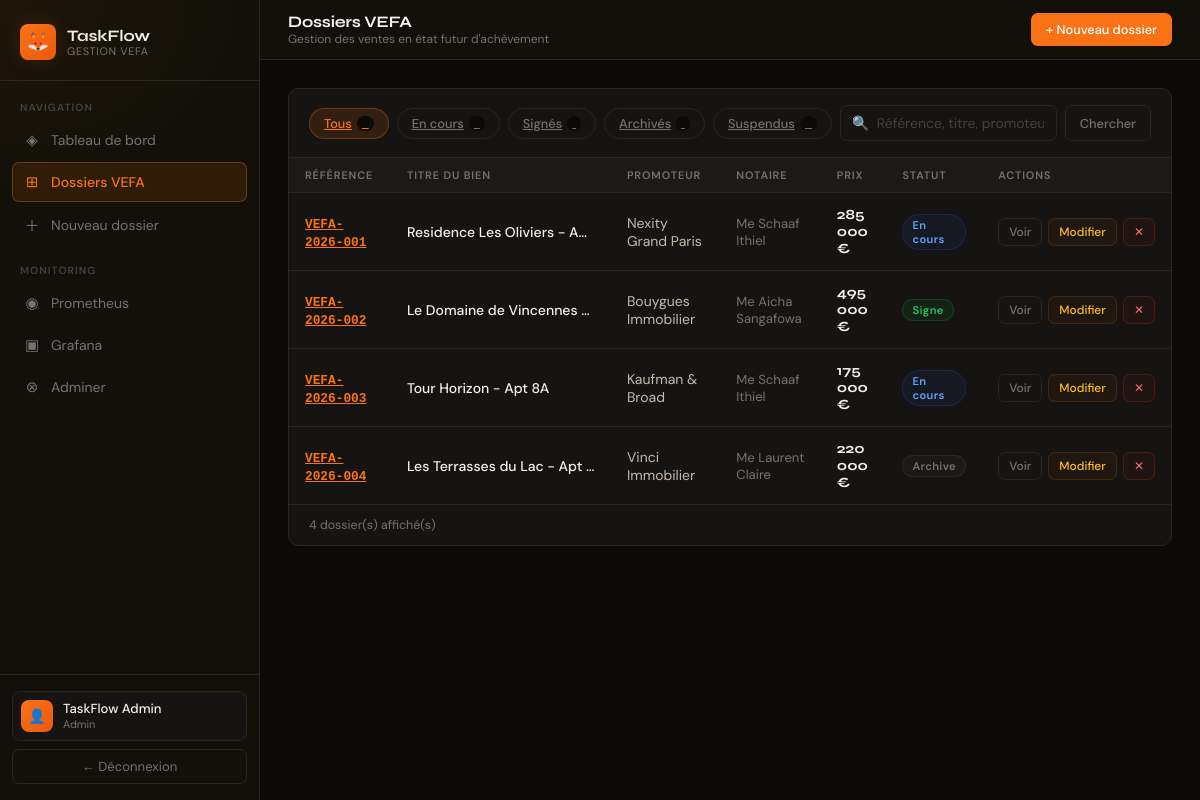
Page /dossiers.php (signed in) on the committed database.
### tables this page shows
CREATE TABLE IF NOT EXISTS dossiers (
    id INT AUTO_INCREMENT PRIMARY KEY,
    reference VARCHAR(50) NOT NULL UNIQUE,
    titre VARCHAR(200) NOT NULL,
    promoteur VARCHAR(150) NOT NULL,
    notaire VARCHAR(150) NOT NULL,
    reservataire VARCHAR(150) NOT NULL,
    bien_description TEXT,
    prix_vente DECIMAL(15,2),
    statut ENUM('en_cours', 'signe', 'archive', 'suspendu') DEFAULT 'en_cours',
    date_signature DATE,
    created_by INT,
    created_at TIMESTAMP DEFAULT CURRENT_TIMESTAMP,
    updated_at TIMESTAMP DEFAULT CURRENT_TIMESTAMP ON UPDATE CURRENT_TIMESTAMP,
    FOREIGN KEY (created_by) REFERENCES utilisateurs(id)
);

### public/dossiers.php (the view, shortened to what this page needs)
<?php
$db = getDB();
$statut_filter = $_GET['statut'] ?? '';
$search        = trim($_GET['q'] ?? '');
$counts = [];
foreach (['', 'en_cours', 'signe', 'archive', 'suspendu'] as $s) {
    $q = $s ? "SELECT COUNT(*) FROM dossiers WHERE statut=?" : "SELECT COUNT(*) FROM dossiers";
    $st = $db->prepare($q);
    $s ? $st->execute([$s]) : $st->execute([]);
    $counts[$s] = $st->fetchColumn();
}
$where = []; $params = [];
$sql = "SELECT * FROM dossiers" . ($where ? " WHERE " . implode(" AND ", $where) : "") . " ORDER BY created_at DESC";
$stmt = $db->prepare($sql);
$stmt->execute($params);
$dossiers = $stmt->fetchAll();
?>
<!DOCTYPE html>
<html lang="fr">
<head>
    <link rel="stylesheet" href="layout.css">
</head>
<body>
<aside class="sidebar">
    <div class="sb-brand">
        <div class="sb-icon">🦊</div>
        <div class="sb-brand-text">
            <div class="sb-name">TaskFlow</div>
            <div class="sb-sub">Gestion VEFA</div>
        </div>
    </div>
    <div class="sb-section">
        <div class="sb-section-label">Navigation</div>
        <a href="dashboard.php" class="nav-item"><span class="nav-icon">◈</span> Tableau de bord</a>
        <a href="dossiers.php" class="nav-item active"><span class="nav-icon">⊞</span> Dossiers VEFA</a>
        <a href="nouveau_dossier.php" class="nav-item"><span class="nav-icon">＋</span> Nouveau dossier</a>
        <div style="height:16px"></div>
        <div class="sb-section-label">Monitoring</div>
        <a href="http://localhost:9090" target="_blank" class="nav-item"><span class="nav-icon">◉</span> Prometheus</a>
        <a href="http://localhost:3000" target="_blank" class="nav-item"><span class="nav-icon">▣</span> Grafana</a>
        <a href="http://localhost:9082" target="_blank" class="nav-item"><span class="nav-icon">⊗</span> Adminer</a>
    </div>
    <div class="sb-footer">
        <div class="sb-user">
            <div class="sb-avatar">👤</div>
            <div>
                <div class="sb-user-name"><?= htmlspecialchars($_SESSION['user_nom']) ?></div>
                <div class="sb-user-role"><?= htmlspecialchars($_SESSION['user_role']) ?></div>
            </div>
        </div>
        <a href="logout.php" class="btn-logout">← Déconnexion</a>
    </div>
</aside>
<div class="main">
    <div class="topbar">
        <div class="topbar-left">
            <h1>Dossiers VEFA</h1>
            <p>Gestion des ventes en état futur d'achèvement</p>
        </div>
        <a href="nouveau_dossier.php" class="btn btn-primary">+ Nouveau dossier</a>
    </div>
    <div class="content">
        <div class="card">
            <div class="card-header">
                <div class="filter-bar" style="margin-bottom:0">
                    <?php
                    $filters = [
                        '' => 'Tous', 'en_cours' => 'En cours',
                        'signe' => 'Signés', 'archive' => 'Archivés', 'suspendu' => 'Suspendus'
                    ];
                    foreach ($filters as $val => $label):
                    ?>
                    <a href="?statut=<?= $val ?><?= $search ? '&q='.urlencode($search) : '' ?>"
                       class="filter-btn <?= $statut_filter === $val ? 'active' : '' ?>">
                        <?= $label ?>
                        <span class="filter-count"><?= $counts[$val] ?></span>
                    </a>
                    <?php endforeach; ?>
                </div>
                <form method="GET" style="display:flex;gap:8px">
                    <div class="search-wrap">
                        <span class="search-icon">🔍</span>
                        <input class="search-input" type="text" name="q" value="<?= htmlspecialchars($search) ?>" placeholder="Référence, titre, promoteur...">
                    </div>
                    <button type="submit" class="btn btn-ghost">Chercher</button>
                </form>
            </div>
            <?php if (empty($dossiers)): ?>
                <div class="empty-state">
                    <div class="empty-icon">📂</div>
                    <p>Aucun dossier trouvé<?= $search ? " pour « $search »" : '' ?>.</p>
                </div>
            <?php else: ?>
            <div class="table-wrap">
                <table>
                    <thead>
                        <tr>
                            <th>Référence</th>
                            <th>Titre du bien</th>
                            <th>Promoteur</th>
                            <th>Notaire</th>
                            <th>Prix</th>
                            <th>Statut</th>
                            <th>Actions</th>
                        </tr>
                    </thead>
                    <tbody>
                    <?php foreach ($dossiers as $d): ?>
                        <tr>
                            <td><a href="voir_dossier.php?id=<?= $d['id'] ?>" class="td-ref"><?= htmlspecialchars($d['reference']) ?></a></td>
                            <td class="td-title" style="max-width:220px;overflow:hidden;text-overflow:ellipsis;white-space:nowrap"><?= htmlspecialchars($d['titre']) ?></td>
                            <td style="color:var(--text2)"><?= htmlspecialchars($d['promoteur']) ?></td>
                            <td style="color:var(--muted);font-size:0.82rem"><?= htmlspecialchars($d['notaire']) ?></td>
                            <td class="td-price"><?= number_format($d['prix_vente'], 0, ',', ' ') ?> €</td>
                            <td><span class="badge badge-<?= $d['statut'] ?>"><?= ucfirst(str_replace('_', ' ', $d['statut'])) ?></span></td>
                            <td>
                                <div style="display:flex;gap:6px">
                                    <a href="voir_dossier.php?id=<?= $d['id'] ?>" class="btn btn-ghost btn-sm">Voir</a>
                                    <a href="modifier_dossier.php?id=<?= $d['id'] ?>" class="btn btn-warning btn-sm">Modifier</a>
                                    <?php if ($_SESSION['user_role'] === 'admin'): ?>
                                    <a href="supprimer_dossier.php?id=<?= $d['id'] ?>" class="btn btn-danger btn-sm" onclick="return confirm('Supprimer ce dossier ?')">✕</a>
                                    <?php endif; ?>
                                </div>
                            </td>
                        </tr>
                    <?php endforeach; ?>
                    </tbody>
                </table>
            </div>
            <div style="padding:12px 20px;border-top:1px solid var(--border);font-size:0.78rem;color:var(--muted)">
                <?= count($dossiers) ?> dossier(s) affiché(s)
            </div>
            <?php endif; ?>
        </div>
    </div>
</div>
</body>
</html>

### rows in the picture
dossiers: reference "VEFA-2026-001", titre "Residence Les Oliviers - A…", promoteur "Nexity Grand Paris", notaire "Me Schaaf Ithiel", prix_vente "285 000", statut "En cours"
dossiers: reference "VEFA-2026-002", titre "Le Domaine de Vincennes…", promoteur "Bouygues Immobilier", notaire "Me Aicha Sangafowa", prix_vente "495 000", statut "Signe"
dossiers: reference "VEFA-2026-003", titre "Tour Horizon - Apt 8A", promoteur "Kaufman & Broad", notaire "Me Schaaf Ithiel", prix_vente "175 000", statut "En cours"
dossiers: reference "VEFA-2026-004", titre "Les Terrasses du Lac - Apt…", promoteur "Vinci Immobilier", notaire "Me Laurent Claire", prix_vente "220 000", statut "Archive"

### other values in the picture
$_SESSION['user_nom'] "TaskFlow Admin"
$_SESSION['user_role'] "Admin"
$label "Tous"
$counts[$val] "4"
$label "En cours"
$counts[$val] "2"
$label "Signés"
$counts[$val] "1"
$label "Archivés"
$label "Suspendus"
$counts[$val] "0"
count($dossiers) "4"
